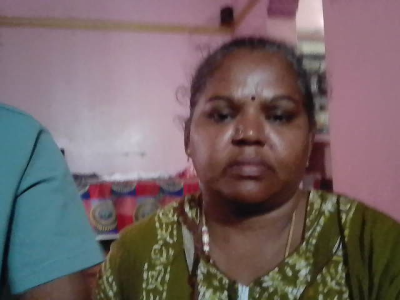
#> input picture dataset/barani/00000.png, 400 x 300 px, given in place of the camera
$ python 1_datasetCreation.py
#> lines starting #> are read from the running program, lines starting #| are printed output that depends on the picture; after the words box and inside, x2 and y2 are one past the last pixel; in counts of white or black regions, pixels touching at a corner belong together
import imutils
import time
import cv2
import csv
import os

# Use the correct path for the haarcascade file from OpenCV data
cascade = cv2.data.haarcascades + 'haarcascade_frontalface_default.xml'
detector = cv2.CascadeClassifier(cascade)

Name = str(input("Enter your Name : "))
#> the answer given: dataset/barani/00000.png
Roll_Number = int(input("Enter your Roll_Number : "))
#> the answer given: 3
dataset = 'dataset'
sub_data = Name
path = os.path.join(dataset, sub_data)

# Create directory for the dataset if it doesn't exist
if not os.path.exists(path):
    os.makedirs(path)
    print(f"Directory created for {sub_data}")

# Save student info in CSV
info = [str(Name), str(Roll_Number)]
with open('student.csv', 'a', newline='') as csvFile:
    write = csv.writer(csvFile)
    write.writerow(info)

print("Starting video stream...")
# Use camera 0 (default camera). If this doesn’t work, try cv2.VideoCapture(1)
cam = cv2.VideoCapture(0)
time.sleep(2.0)  # Give time for the camera to warm up
total = 0

# Capture 50 images
while total < 50:
    print(total)
    ret, frame = cam.read()
#> frame is the input picture: shape (300, 400, 3); mean B, G, R 100.9, 99.9, 115.6

    if not ret:
        print("Failed to grab frame")
        break

    img = imutils.resize(frame, width=400)

    # Detect faces
    rects = detector.detectMultiScale(
        cv2.cvtColor(img, cv2.COLOR_BGR2GRAY), scaleFactor=1.1,
        minNeighbors=5, minSize=(30, 30))
#> rects = [[181, 60, 136, 136]]

    # Draw rectangle around faces and save images
    for (x, y, w, h) in rects:
        cv2.rectangle(frame, (x, y), (x + w, y + h), (0, 255, 0), 2)
        p = os.path.sep.join([path, "{}.png".format(str(total).zfill(5))])
        cv2.imwrite(p, img)
        total += 1
#> this loop made 1 pass
#> (x, y, w, h, total) on pass 1: (181, 60, 136, 136, 1)
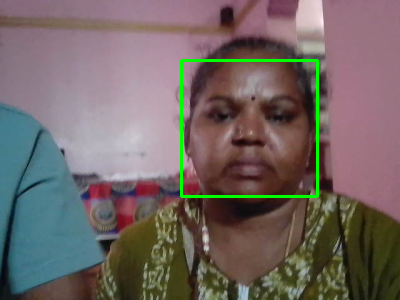
#> frame: shape (300, 400, 3); 1.36% of pixels changed, all inside (x1, y1, x2, y2) = (180, 59, 319, 198)
#> after the loop, total = 1

    # Display frame
    cv2.imshow("Frame", frame)
    key = cv2.waitKey(1) & 0xFF
#> (key q is pressed here)
    if key == ord("q"):
        break

# Release camera and close all windows
cam.release()
cv2.destroyAllWindows()

$ run again, on dataset/barani/00001.png
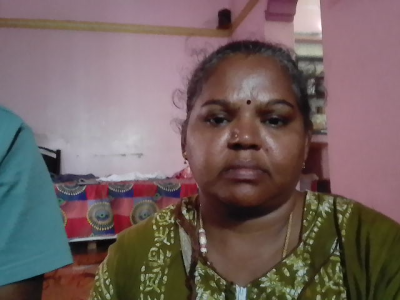
#> input picture dataset/barani/00001.png, 400 x 300 px, given in place of the camera
#> frame is the input picture: shape (300, 400, 3); mean B, G, R 95.7, 97.7, 114.8
#> rects = [[176, 64, 137, 137]]
#> the loop `for (x, y, w, h) in rects:` made 1 pass
#> (x, y, w, h, total) on pass 1: (176, 64, 137, 137, 1)
#> after the loop `for (x, y, w, h) in rects:`:
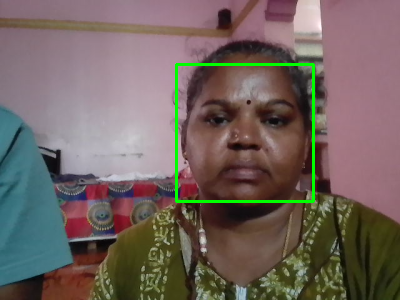
#> frame: shape (300, 400, 3); 1.37% of pixels changed, all inside (x1, y1, x2, y2) = (175, 63, 315, 203)
#> after the loop `for (x, y, w, h) in rects:`: total = 1
